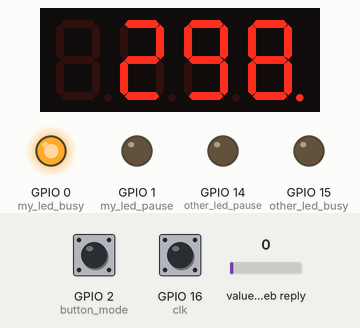
Recording of a sketch running on a simulated ESP32. Parts: 4-digit seven-segment display, output pins drawn as LEDs (lit = HIGH). The inputs (shaded band) are chosen by the test bench; at power-on: GPIO 2 (button_mode) LOW, value in the web reply 0, GPIO 16 (clk) HIGH. WiFi joins after 1.5 s; servers stay silent unless stated; web services answer with replies made up by the test bench; what the sketch prints to the serial monitor is not drawn.

Above: at 6.2 s.
6.3 s: GPIO 2 (button_mode) pulled HIGH for 0.15 s
At 9.4 s:
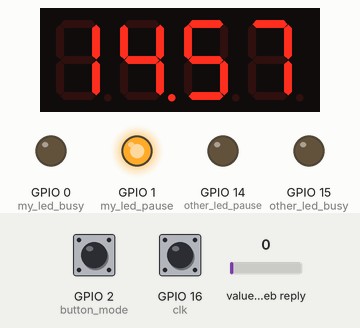
9.5 s: GPIO 2 (button_mode) pulled HIGH for 1 s
At 11.7 s:
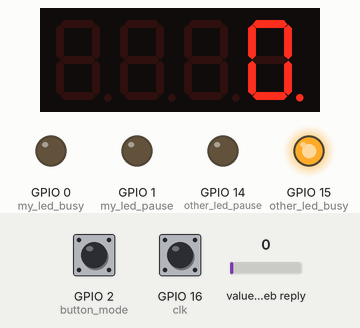
12.0 s: value in the web reply set to 25
At 21.7 s:
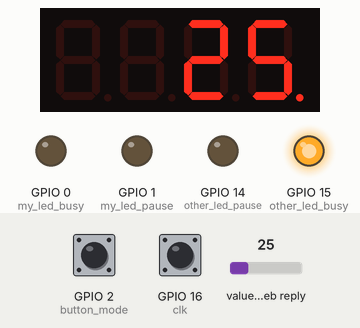
22.0 s: value in the web reply set to 2
At 31.7 s:
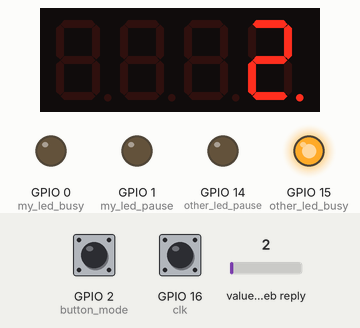
32.0 s: value in the web reply set to 50
At 41.9 s:
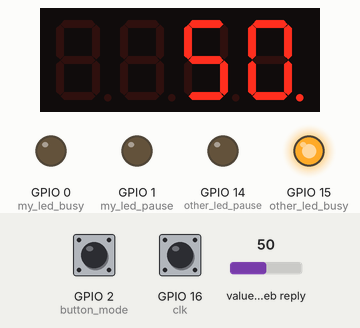
Timing chart, 0 to 43.0 s (numbered marks = the images above; inputs shaded):
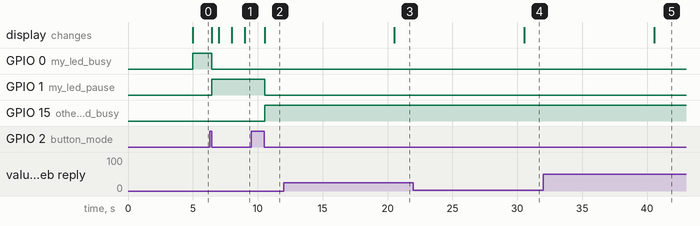

Measured:
- after the input at 6.3 s, GPIO 0 (my_led_busy): HIGH → LOW after 0.15 s; GPIO 1 (my_led_pause): LOW → HIGH after 0.15 s; the display: first changes after 0.15 s (image 1 shows a later state)
- after the input at 9.5 s, GPIO 1 (my_led_pause): HIGH → LOW after 1.0 s; GPIO 15 (other_led_busy): LOW → HIGH after 1.0 s
- after the input at 12.0 s, the display: changes after 8.5 s (image 3)
- after the input at 22.0 s, the display: changes after 8.5 s (image 4)
- after the input at 32.0 s, the display: changes after 8.5 s (image 5)

The sketch:

projet.ino
```cpp
#include "SevSeg.h"
#include <WiFi.h>
#include <ThingSpeak.h>
#include <ArduinoHttpClient.h>
#include <ArduinoJson.h>
SevSeg sevseg;  //Instantiate a seven segment object

const int my_led_busy = 0;
const int my_led_pause = 1;
const int other_led_busy = 15;
const int other_led_pause = 14;
const int button_mode = 2;
const int defaultTimerValue = 900;
const int clk = 16;
const int dt = 17;
const int class_button = 18;
const int interrupt0 = 16;
int count = 0;
volatile int lastCLK = 0;
unsigned long previousMillis = 0;
unsigned long previousMillisOtherClass = 0;
unsigned long interval = 1000;
unsigned long intervalCall = 10000;
unsigned long previousMillisCall = 0;


bool isOnBreak = false;  // false = busy true = break
bool isMe = true;        // false = mtd true = dev
int last_button_mode_value = 0;
int last_button_class_value = 0;
int my_room_number = 298;
int my_break_time = 0;
int other_class_infos = 0;
bool other_class_bool = false;

// constants won't change. They're used here to set pin numbers:
int LONG_PRESS_TIME  = 300; // 500 milliseconds

// Variables will change
unsigned long pressedTime  = 0;
unsigned long releasedTime = 0;

// thingspeak
const char ssid[] = "OnePlus Martin";     // Nom du réseau Wi-Fi
const char password[] = "boumshakalaka";  // Mot de passe Wi-Fi
const unsigned long channelWriteID = 2228138;  // Remplacez par l'ID de votre canal Thingspeak
const unsigned long channelReadID = 2227501;
const char* writeApiKey = "0GWNH1LROW60G7FD";  // Remplacez par votre clé d'API Thingspeak
const char* readApiKey = "WZRAUBZ3NJ5SKULM";  // Remplacez par votre clé d'API Thingspeak

WiFiClient client;
HttpClient httpClient = HttpClient(client, "api.thingspeak.com");

void setup() {
  // -- Data rate setup --
  Serial.begin(115200);
  pinMode(button_mode, INPUT_PULLUP);

  // -- Display setup --
  byte numDigits = 4;
  byte digitsPins[] = { 6, 7, 8, 9 };
  byte segmentsPins[] = { 28, 26, 10, 4, 3, 27, 12, 5 };
  bool resistorsOnSegments = false;    // 'false' means resistors are on digit pins
  byte hardwareConfig = COMMON_ANODE;  // See README.md for options
  bool updateWithDelays = false;       // Default 'false' is Recommended
  bool leadingZeros = false;           // Use 'true' if you'd like to keep the leading zeros
  bool disableDecPoint = false;

  sevseg.begin(hardwareConfig, numDigits, digitsPins, segmentsPins, resistorsOnSegments,
               updateWithDelays, leadingZeros, disableDecPoint);

  sevseg.setBrightness(100);

  // -- Mode switch setup --
  pinMode(my_led_busy, OUTPUT);
  pinMode(my_led_pause, OUTPUT);
  pinMode(other_led_busy, OUTPUT);
  pinMode(other_led_pause, OUTPUT);
  pinMode(button_mode, INPUT);
  pinMode(class_button, INPUT);

  // -- Rotary encoder setup --
  pinMode(clk, INPUT);
  pinMode(dt, INPUT);

  attachInterrupt(interrupt0, ClockChanged, CHANGE);

  // -- Wifi setup --
  while (!Serial) {}

  // Connexion au réseau Wi-Fi
  if (WiFi.status() == WL_NO_MODULE) {
    Serial.println("Le module WiFi n'est pas présent.");
    while (true);
  }

  while (WiFi.begin(ssid, password) != WL_CONNECTED) {
    Serial.println("Connexion au réseau Wi-Fi en cours...");
    delay(5000);
  }

  Serial.println("Connecté au réseau Wi-Fi");

  // -- Thingspeak setup --
  ThingSpeak.begin(client);
}

void loop() {
  if (isMe) {
    // Display logic
    if (isOnBreak) {
      // Breaktime (s) to displayable format (mm.ss) conversion
      int minutes = my_break_time / 60;
      int secondes = my_break_time % 60;

      sevseg.setNumber(minutes * 100 + secondes, 2);
    } else {
      sevseg.setNumber(my_room_number, 0);
    }
  } else {
    if (other_class_bool) {
      Serial.println("heure");
      Serial.println(other_class_infos);
      // Breaktime (s) to displayable format (mm.ss) conversion
      int minutes = other_class_infos / 60;
      int secondes = other_class_infos % 60;
      sevseg.setNumber(minutes * 100 + secondes, 2);
    } else {
      sevseg.setNumber(other_class_infos, 0);
    }
  }

  sevseg.refreshDisplay();

  // Button mode switching
  int button_value = digitalRead(button_mode);

  if (last_button_mode_value == 0 && button_value == 1) {
    pressedTime = millis();
  } else if (last_button_mode_value == 1 && button_value == 0) { // button is released
    releasedTime = millis();
    long pressDuration = releasedTime - pressedTime;

    if (pressDuration > LONG_PRESS_TIME ) {
      isMe = !isMe;
    } else {
      if(isMe) {
        isOnBreak = !isOnBreak;
        // When switch to break mode, set default timer to 5 min
        if(isOnBreak) {
          my_break_time = defaultTimerValue;
        }
      }
    }
  }
  last_button_mode_value = button_value;

  if (isMe) {
    digitalWrite(other_led_busy, LOW);
    digitalWrite(other_led_pause, LOW);
    if (isOnBreak) {  // Break
      digitalWrite(my_led_busy, LOW);
      digitalWrite(my_led_pause, HIGH);
    } else {  // Busy
      digitalWrite(my_led_busy, HIGH);
      digitalWrite(my_led_pause, LOW);
    }
  } else {
    digitalWrite(my_led_busy, LOW);
    digitalWrite(my_led_pause, LOW);
    if (other_class_bool) { // Break
      digitalWrite(other_led_busy, LOW);
      digitalWrite(other_led_pause, HIGH);
    } else { // Busy
      digitalWrite(other_led_busy, HIGH);
      digitalWrite(other_led_pause, LOW);
    }
  }
  // Timer logic
  unsigned long currentMillis = millis();

  if (currentMillis - previousMillis > interval) {
    previousMillis = currentMillis;
    my_break_time += my_break_time > 0 ? -1 : 0;

    if (other_class_bool) {
      previousMillisOtherClass = currentMillis;
      other_class_infos += other_class_infos > 0 ? -1 : 0;
    }

    // When the timer reaches 0, switch to busy mode, time to work !
    if (my_break_time == 0 && isMe) {
      isOnBreak = false;
    }
  }


  if (currentMillis - previousMillisCall > intervalCall) {
    previousMillisCall = currentMillis;
    // Thingspeak
    if (WiFi.status() == WL_CONNECTED) {
      if (isOnBreak) {
        ThingSpeak.setField(1, my_break_time);
      } else {
        ThingSpeak.setField(1, my_room_number);
      }
      ThingSpeak.setField(2, isOnBreak ? "1" : "0");
      int response = ThingSpeak.writeFields(channelWriteID, writeApiKey);

      if (response == 200) {
        Serial.println("Envoi réussi");
      } else {
        Serial.println("Echec de l'envoi");
      }

      httpClient.get("/channels/" + String(channelReadID) + "/feeds.json?api_key=" + String(readApiKey) + "&results=1");
      int statusCode = httpClient.responseStatusCode();
      // Serial.println(statusCode);
      String responsehttp = httpClient.responseBody();
      // Serial.println(responsehttp);

      DynamicJsonDocument doc(1024);
      deserializeJson(doc, responsehttp);

      String other_class_infos_string = String(doc["feeds"][0]["field1"]);
      other_class_infos = other_class_infos_string.toInt();
      other_class_bool = doc["feeds"][0]["field2"] == "1" ? true : false;
      Serial.println("info get");
      Serial.println(responsehttp);
      Serial.println(other_class_infos);
      Serial.println(other_class_bool);
    }
  }
}

void ClockChanged() {
  //Read the CLK pi=n level
  int clkValue = digitalRead(clk);
  //Read the DT pin level
  int dtValue = digitalRead(dt);

  if (lastCLK != clkValue) {
    lastCLK = clkValue;
    if (isOnBreak) {
      my_break_time += clkValue != dtValue ? +1 : my_break_time > 0 ? -1 : 0;
    } else {
      my_room_number += clkValue != dtValue ? +1 : my_room_number > 0 ? -1 : 0;
    }
  }
}
```
